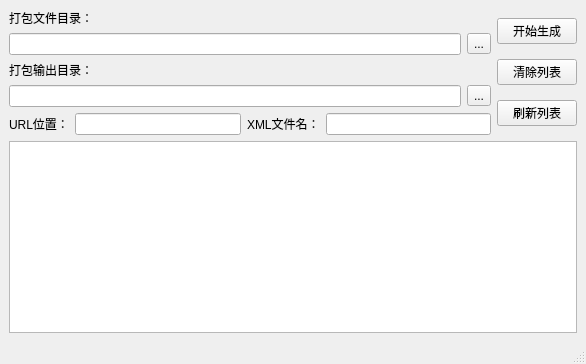
<?xml version="1.0" encoding="UTF-8"?>
<ui version="4.0">
 <class>upkgClass</class>
 <widget class="QMainWindow" name="upkgClass">
  <property name="geometry">
   <rect>
    <x>0</x>
    <y>0</y>
    <width>586</width>
    <height>364</height>
   </rect>
  </property>
  <property name="windowTitle">
   <string>更新打包器</string>
  </property>
  <widget class="QWidget" name="centralwidget">
   <layout class="QGridLayout" name="gridLayout">
    <item row="0" column="0">
     <layout class="QHBoxLayout" name="horizontalLayout_9">
      <item>
       <layout class="QVBoxLayout" name="verticalLayout_4">
        <item>
         <widget class="QLabel" name="label_5">
          <property name="text">
           <string>打包文件目录：</string>
          </property>
         </widget>
        </item>
        <item>
         <layout class="QHBoxLayout" name="horizontalLayout_7">
          <item>
           <widget class="QLineEdit" name="inputDirEdit"/>
          </item>
          <item>
           <widget class="QToolButton" name="InputDirBtn">
            <property name="text">
             <string>...</string>
            </property>
           </widget>
          </item>
         </layout>
        </item>
        <item>
         <widget class="QLabel" name="label_6">
          <property name="text">
           <string>打包输出目录：</string>
          </property>
         </widget>
        </item>
        <item>
         <layout class="QHBoxLayout" name="horizontalLayout_8">
          <item>
           <widget class="QLineEdit" name="OutputDirEdit"/>
          </item>
          <item>
           <widget class="QToolButton" name="OutputDirBtn">
            <property name="text">
             <string>...</string>
            </property>
           </widget>
          </item>
         </layout>
        </item>
        <item>
         <layout class="QHBoxLayout" name="horizontalLayout_11">
          <item>
           <widget class="QLabel" name="label_7">
            <property name="text">
             <string>URL位置：</string>
            </property>
           </widget>
          </item>
          <item>
           <widget class="QLineEdit" name="UrlEdit"/>
          </item>
          <item>
           <widget class="QLabel" name="label_8">
            <property name="text">
             <string>XML文件名：</string>
            </property>
           </widget>
          </item>
          <item>
           <widget class="QLineEdit" name="XmlEdit"/>
          </item>
         </layout>
        </item>
       </layout>
      </item>
      <item>
       <layout class="QVBoxLayout" name="verticalLayout_5">
        <item>
         <widget class="QPushButton" name="startBtn">
          <property name="text">
           <string>开始生成</string>
          </property>
         </widget>
        </item>
        <item>
         <widget class="QPushButton" name="clsBtn">
          <property name="text">
           <string>清除列表</string>
          </property>
         </widget>
        </item>
        <item>
         <widget class="QPushButton" name="refreshBtn">
          <property name="text">
           <string>刷新列表</string>
          </property>
         </widget>
        </item>
       </layout>
      </item>
     </layout>
    </item>
    <item row="1" column="0">
     <widget class="QTableView" name="fileListView"/>
    </item>
   </layout>
  </widget>
  <widget class="QStatusBar" name="statusbar"/>
 </widget>
 <tabstops>
  <tabstop>inputDirEdit</tabstop>
  <tabstop>InputDirBtn</tabstop>
  <tabstop>OutputDirEdit</tabstop>
  <tabstop>OutputDirBtn</tabstop>
  <tabstop>UrlEdit</tabstop>
  <tabstop>XmlEdit</tabstop>
  <tabstop>fileListView</tabstop>
  <tabstop>startBtn</tabstop>
  <tabstop>clsBtn</tabstop>
  <tabstop>refreshBtn</tabstop>
 </tabstops>
 <resources/>
 <connections/>
</ui>
